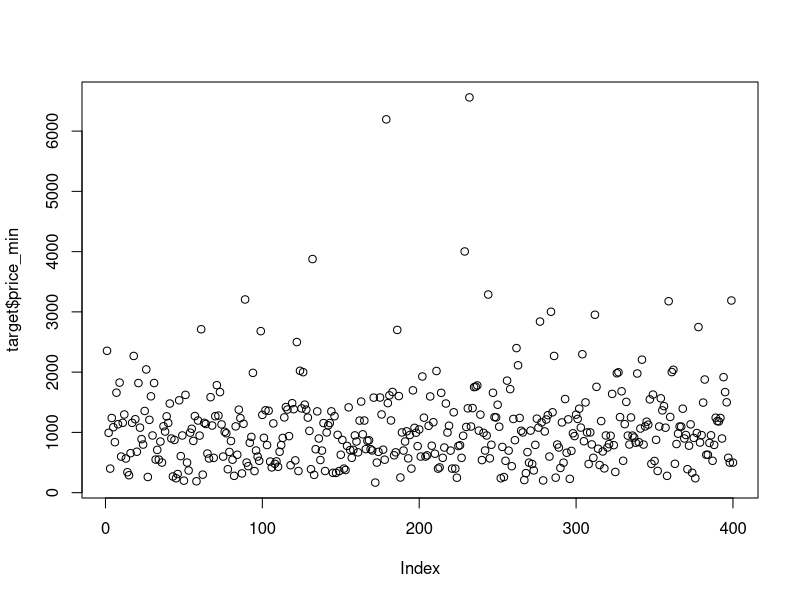
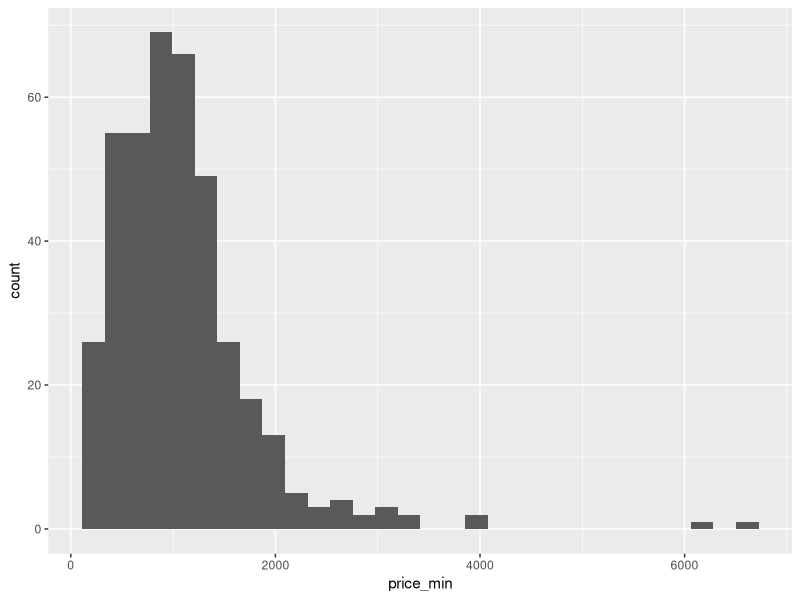
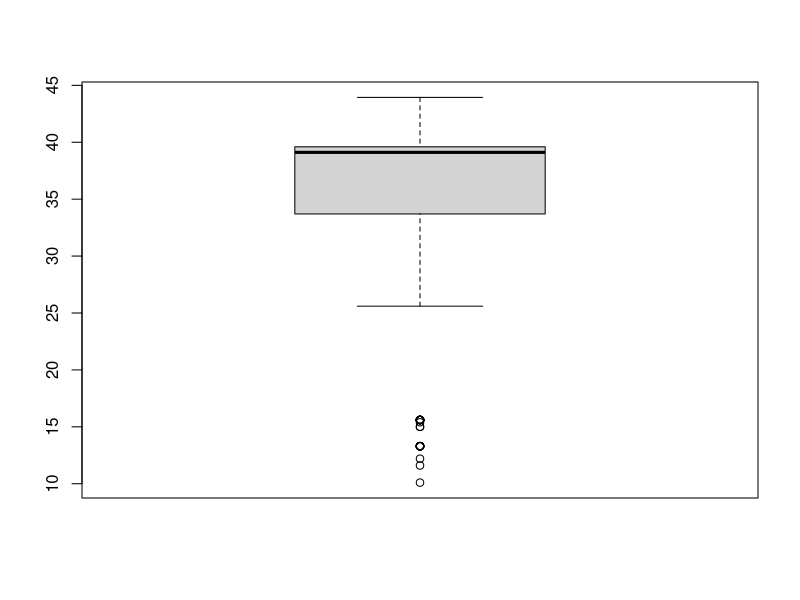
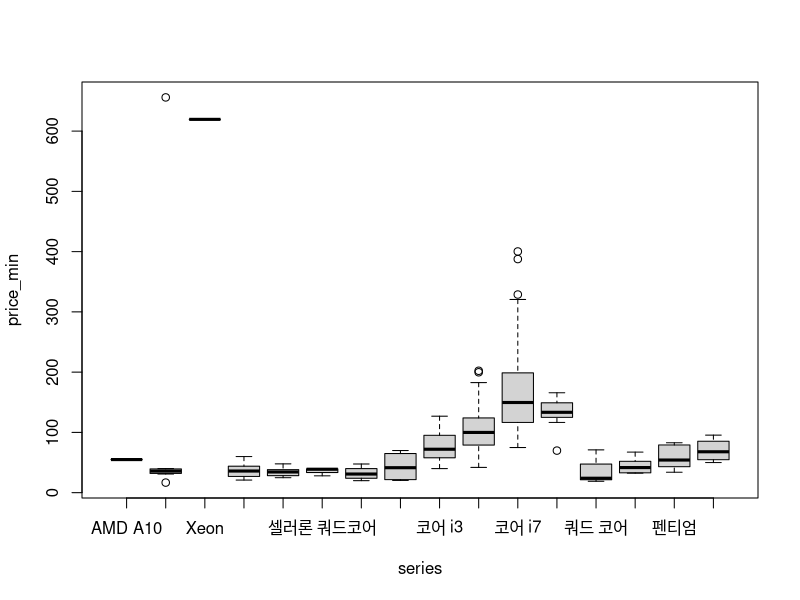
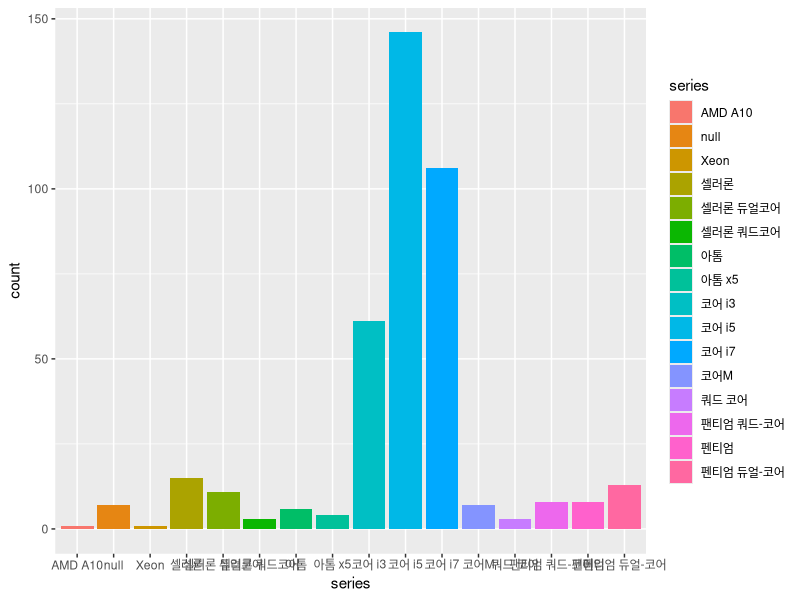
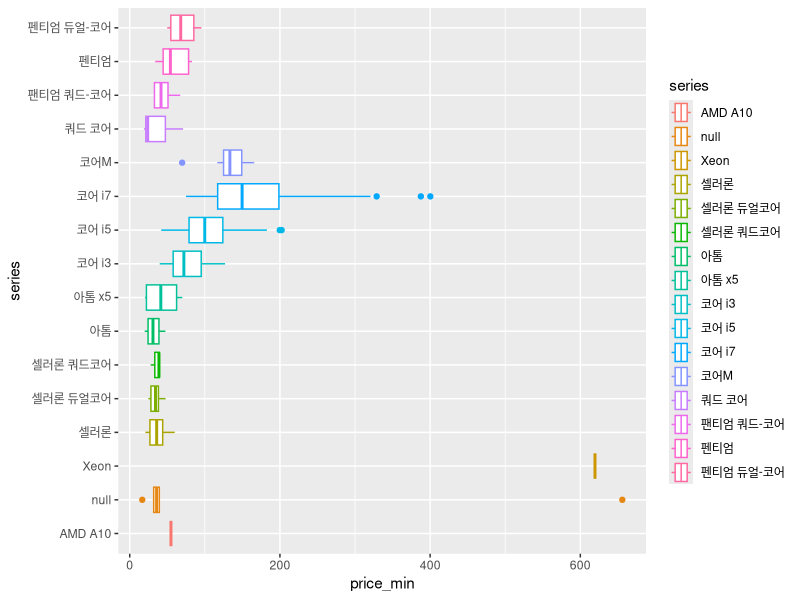
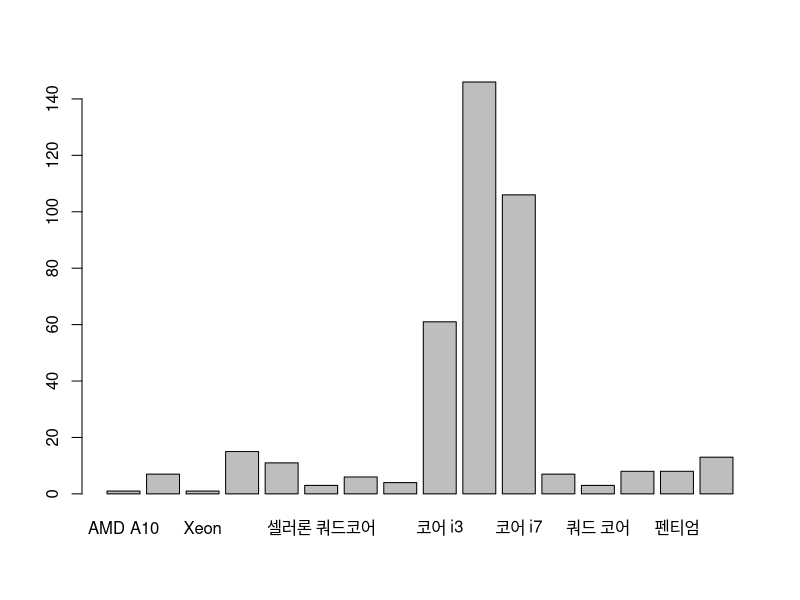
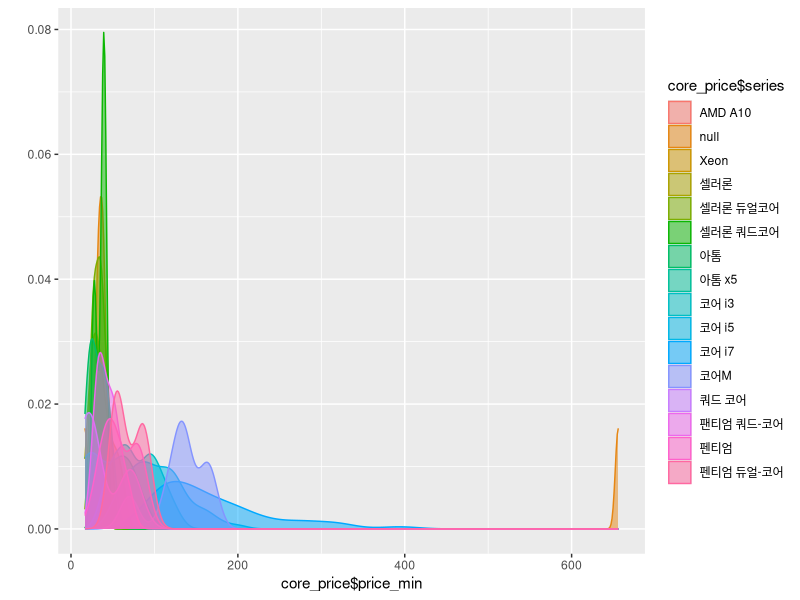

Reproduce these figures in R, in order.
## ---- chunk 1
library(ggplot2)
notebook_list = read.csv('naver_shopping_notebook.csv', sep=",", stringsAsFactors = FALSE)

as_numeric <- function(data) {
  return (as.numeric(gsub(',', '', data)))
}

price_min = as.numeric(gsub(',', '', notebook_list$price_min)) / 1000
target = data.frame(notebook_list$name, price_min)

plot(target$price_min)
ggplot(data=target, aes(x=price_min)) + geom_histogram()

screen_size = as_numeric(notebook_list$screen_size_cm)
boxplot(screen_size)

core_price = data.frame(as.factor(notebook_list$series), as_numeric(notebook_list$price_min) / 10000)
names(core_price) <- c('series', 'price_min')
plot(core_price)
ggplot(data=core_price, aes(x=series, fill=series)) + geom_bar()
ggplot(data=core_price, aes(x=price_min, y=series, color=series)) + geom_boxplot()

summary(core_price$series)
plot(core_price$series)

qplot(core_price$price_min, geom='density', color=core_price$series, fill=core_price$series, alpha=I(0.5))

# subset() a factor by its number of observation
core_price_table <- table(core_price$series)
plot(core_price_table)
str(core_price_table)
core_price_table[core_price$series]

table(core_price$series)[core_price$series] > 20
core_price_over_20 <- subset(core_price, table(core_price$series)[core_price$series] > 20)


qplot(core_price_over_20$price_min, geom='density', color=core_price_over_20$series, fill=core_price_over_20$series, alpha=I(0.5))

## ---- chunk 2

